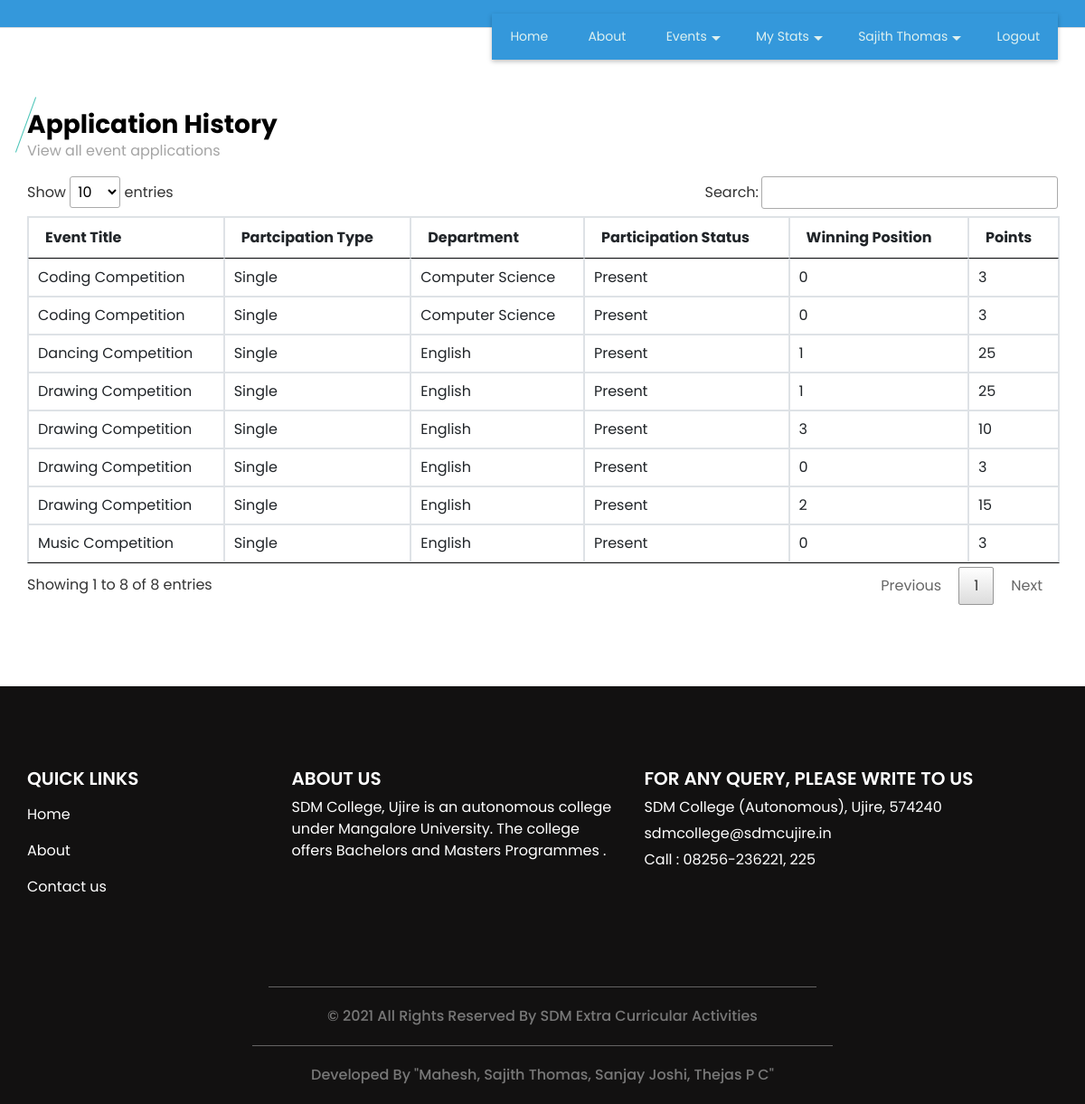
The page /view_application_history.php (signed in) on the database its author committed.
### tables this page shows
CREATE TABLE `student` (
  `student_id` int(11) NOT NULL,
  `student_name` varchar(30) NOT NULL,
  `course_id` int(11) NOT NULL,
  `student_rollno` varchar(10) NOT NULL,
  `student_password` varchar(300) NOT NULL,
  `st_class` varchar(20) NOT NULL,
  `student_image` varchar(300) NOT NULL,
  `gender` varchar(10) NOT NULL,
  `dob` date NOT NULL,
  `language` varchar(25) NOT NULL,
  `elective_paper` varchar(20) NOT NULL,
  `extension_activities` varchar(50) NOT NULL,
  `student_status` varchar(10) NOT NULL
);

CREATE TABLE `event_result_status` (
  `result_status_id` int(11) NOT NULL,
  `event_result_id` int(11) NOT NULL,
  `event_id` int(11) NOT NULL,
  `student_id` int(11) NOT NULL,
  `event_participation_id` int(11) NOT NULL,
  `winning_position` varchar(25) NOT NULL,
  `point` int(11) NOT NULL,
  `event_participation_type` varchar(25) NOT NULL,
  `team` varchar(25) NOT NULL
);

CREATE TABLE `event` (
  `event_id` bigint(20) NOT NULL,
  `event_type_id` int(11) NOT NULL,
  `event_participation_type` varchar(25) NOT NULL COMMENT 'Single, Team',
  `no_of_participants` int(11) NOT NULL,
  `event_title` varchar(300) NOT NULL,
  `event_description` text NOT NULL,
  `event_rules` text NOT NULL,
  `event_banner` varchar(300) NOT NULL,
  `department_id` int(11) NOT NULL,
  `club_id` int(11) NOT NULL,
  `course_id` text NOT NULL,
  `st_class` text NOT NULL,
  `event_date_time` datetime NOT NULL,
  `event_venue` text NOT NULL,
  `staff_id` int(11) NOT NULL,
  `participation_limit` int(11) NOT NULL,
  `event_status` varchar(10) NOT NULL
);

CREATE TABLE `event_participation` (
  `event_participation_id` int(11) NOT NULL,
  `event_id` int(11) NOT NULL,
  `student_id` int(11) NOT NULL,
  `event_participation_type` varchar(25) NOT NULL,
  `team` varchar(25) NOT NULL,
  `apply_dt_tim` datetime NOT NULL,
  `event_participation_status` varchar(10) NOT NULL
);

CREATE TABLE `department` (
  `department_id` int(11) NOT NULL,
  `department` varchar(25) NOT NULL,
  `department_detail` text NOT NULL,
  `department_status` varchar(10) NOT NULL
);

### view_application_history.php (the view, shortened to what this page needs)
<?php
include "header.php";
?>
<section class="event_section layout_padding">
    <div class="container">
      <div class="heading_container">
        <h3>
         Application History
        </h3>
        <p>
         View all event applications
        </p>
      </div>
      <div class="event_container">
        <div class="">
		<table id="datatableplugin" class="table table-bordered">
	<thead>
		<tr>
			<th>Event Title</th>
			<th>Partcipation Type</th>
			<th>Department</th>
			<th>Participation Status</th>
			<th>Winning Position</th>
			<th>Points</th>
		</tr>
	</thead>
	<tbody>
	<?php
		$sql = "SELECT event_result_status.*,event.*,department.department,event_participation.* FROM event_result_status LEFT JOIN event ON event.event_id = event_result_status.event_id LEFT JOIN department ON department.department_id = event.department_id LEFT JOIN event_participation ON event_participation.event_id = event_result_status.event_id AND event_participation.student_id='$_SESSION[student_id]'";
		$qsql = mysqli_query($con,$sql);
		while($rsview = mysqli_fetch_array($qsql))
		{
			echo
			"<tr>
				  <td>$rsview[event_title]
				  <td>$rsview[event_participation_type]</td>
				  <td>$rsview[department]</td>
				  <td>$rsview[event_participation_status]</td>
				  <td>$rsview[winning_position]</td>
				  <td>$rsview[point]</td>
			</tr>";
		}
	?>
	</tbody>
	</table>
   </div>
      </div>
    </div>
  </section>
<?php
include "footer.php";
?>

### headerpage.php (shortened to what this page needs)
<div id="header">
  <header>
    <div class="container">
      <div class="row">
        <div class="col-12">
          <nav class="navbar navbar-expand-lg navbar-light">
            <div lass="collapse navbar-collapse" id="navbartoggle">
<div class="nav-fostrap" style="  position: absolute;
  top: 15px;right: 0;">
	<ul>
		<li><a href="index.php">Home</a></li>
		<li><a href="about.php">About</a></li>
<?php
			if(isset($_SESSION['student_id']))
			{
?>
		<li><a href="javascript:void(0)">Events<span class="arrow-down"></span></a>
		</li>
		<li><a href="javascript:void(0)">My Stats<span class="arrow-down"></span></a>
		</li>
		<li><a href="javascript:void(0)"><?php echo $rsstudentprofile['student_name']; ?><span class="arrow-down"></span></a>
		</li>
		<?php
			}
		?>
		<?php
		if(isset($_SESSION['staff_id']) || ($_SESSION['student_id']))
		{
		?>
		<li><a href="logout.php">Logout</a></li>
		<?php
		}
		else
		{
		?>
		<li><a href="student.php">Registration</a></li>
		<li><a href="login.php">Login</a></li>
		<?php
		}
		?>
	</ul>
</div>
            </div>
          </nav>
        </div>
      </div>
    </div>
  </header>
</div>

### css/style.css (style rules this page uses)
body { font-family: "Poppins", sans-serif; color: #000000; background-color: #ffffff; }
.layout_padding { padding: 90px 0; }
.heading_container { display: -webkit-box; display: -ms-flexbox; display: flex; -webkit-box-orient: vertical; -webkit-box-direction: normal; -ms-flex-direction: column; flex-direction: column; -webkit-box-align: start; -ms-flex-align: start; align-items: flex-start; }
.heading_container h3 { font-weight: bold; position: relative; margin-bottom: 15px; }
.heading_container h3::before { content: ""; position: absolute; top: 50%; left: 2px; width: 1px; height: 65px; background-color: #4bc5b8; -webkit-transform: translateY(-50%) rotate(20deg); transform: translateY(-50%) rotate(20deg); }
a, a:hover, a:focus { text-decoration: none; }
.event_section .heading_container h3 { margin-bottom: 0; }
.event_section .heading_container h3::before { left: -2px; }
.event_section p { color: #a4a4a4; }

### css/responsive.css (style rules this page uses)
@media (min-width: 1200px) { .container { max-width: 1170px; } }

### topmenu.php (style rules this page uses)
.nav-fostrap { display: block; margin-bottom: 15px 0; background: #3498db; -webkit-box-shadow:0 2px 5px 0 rgba(0,0,0,0.26); -moz-box-shadow:0 2px 5px 0 rgba(0,0,0,0.26); -o-box-shadow:0 2px 5px 0 rgba(0,0,0,0.26); z-index: 120; box-shadow: 0 2px 5px 0 rgba(0,0,0,0.26); }
.nav-fostrap ul { list-style-type: none; margin: 0; padding: 0; display: block; }
.nav-fostrap li { list-style-type: none; margin: 0; padding: 0; display: inline-block; position: relative; font-size: 14px; color: #def1f0; }
.nav-fostrap li a { padding: 15px 20px; font-size: 14px; color: #def1f0; display: inline-block; outline: 0; font-weight: 400; text-decoration: none; }
.arrow-down { width: 0; height: 0; border-left: 5px solid transparent; border-right: 5px solid transparent; border-top: 5px solid #def1f0; position: relative; top: 15px; right: -5px; content: ""; }

### headerpage.php (style rules this page uses)
#header nav { padding: 15px 0px; }
#header { border-bottom: 1px solid #ddd; background-color: #3498db; float: center; width: 100%; }

### rows shown on the page
student: student_name "Sajith Thomas"
event_result_status: event.event_title "Dancing Competition", event_participation.event_participation_type "Single", department.department "English", event_participation.event_participation_status "Present", winning_position "1", point "25"
event_result_status: event.event_title "Coding Competition", event_participation.event_participation_type "Single", department.department "Computer Science", event_participation.event_participation_status "Present", winning_position "0", point "3"
event_result_status: event.event_title "Coding Competition", event_participation.event_participation_type "Single", department.department "Computer Science", event_participation.event_participation_status "Present", winning_position "0", point "3"
event_result_status: event.event_title "Music Competition", event_participation.event_participation_type "Single", department.department "English", event_participation.event_participation_status "Present", winning_position "0", point "3"
event_result_status: event.event_title "Drawing Competition", event_participation.event_participation_type "Single", department.department "English", event_participation.event_participation_status "Present", winning_position "1", point "25"
event_result_status: event.event_title "Drawing Competition", event_participation.event_participation_type "Single", department.department "English", event_participation.event_participation_status "Present", winning_position "3", point "10"
event_result_status: event.event_title "Drawing Competition", event_participation.event_participation_type "Single", department.department "English", event_participation.event_participation_status "Present", winning_position "0", point "3"
event_result_status: event.event_title "Drawing Competition", event_participation.event_participation_type "Single", department.department "English", event_participation.event_participation_status "Present", winning_position "2", point "15"
